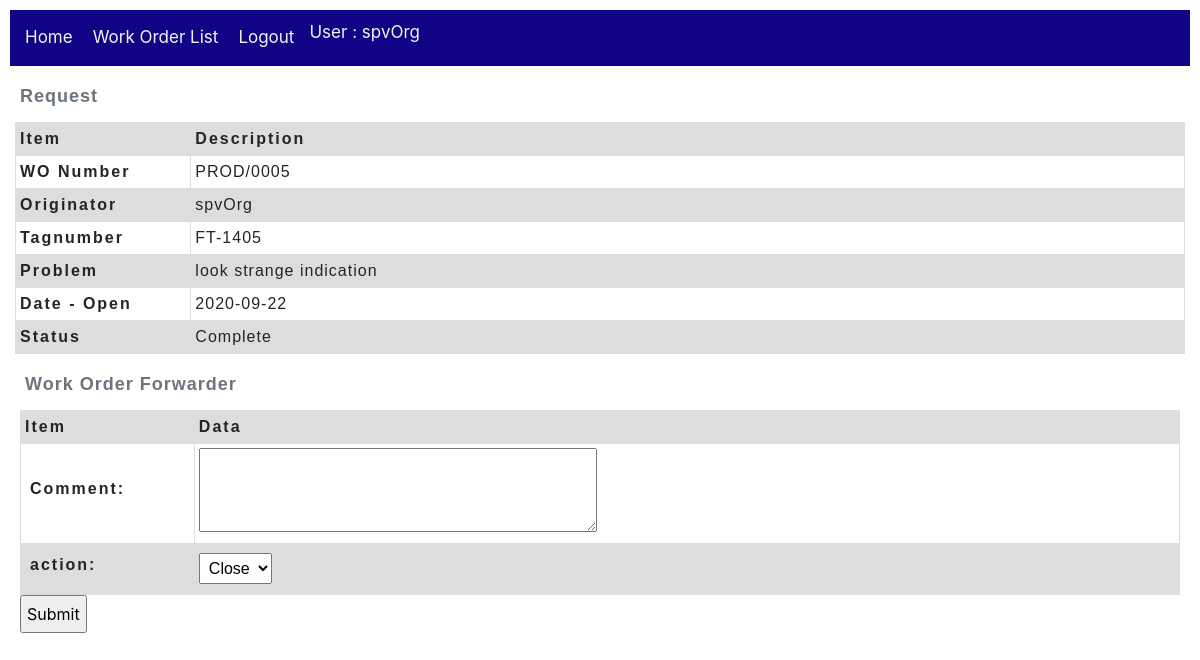
/workOrder/work_order/5/forward/ (signed in), run on an earlier commit of the app's database.
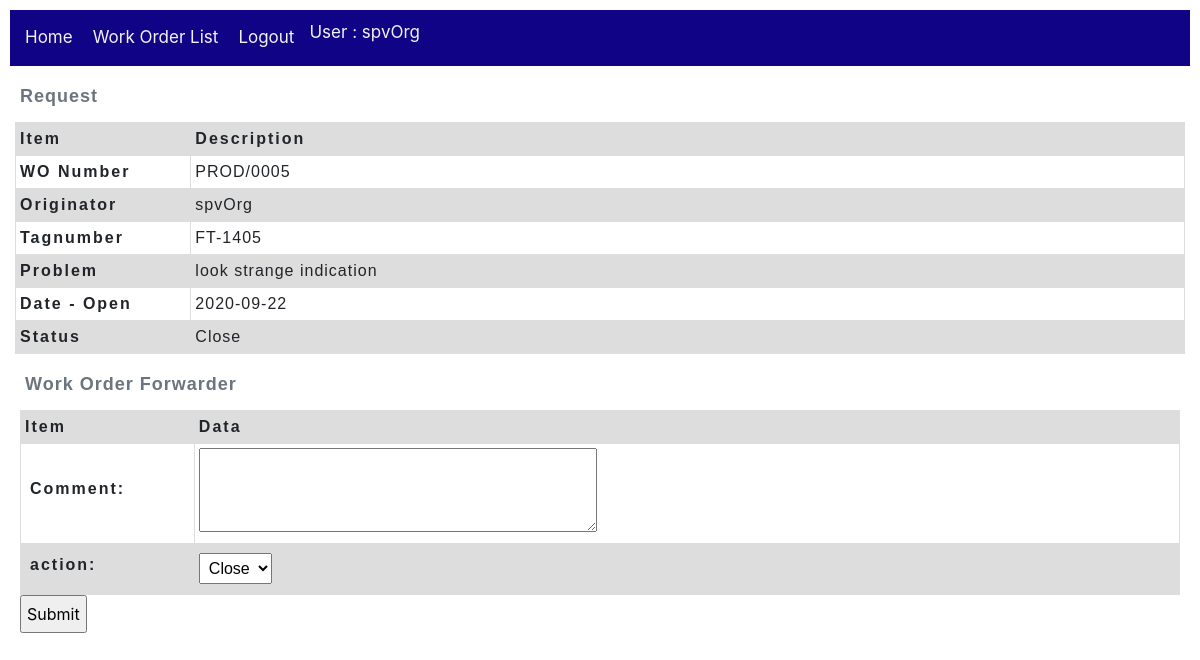
And on a later commit of the database.
### workOrder/models.py (models this page shows, shortened)
class Work_order(models.Model):
    wo_number = models.CharField(max_length=20, null=True)
    tagnumber = models.CharField(max_length=50, null=True, help_text='Enter tagnumber(eg. FT-1405)')
    problem = models.TextField(max_length=1000, null=True)
    originator = models.ForeignKey(User,
        on_delete=models.SET_NULL,
        null=True)
    dest_section = models.ForeignKey(Section,
        on_delete=models.SET_NULL,
        null=True)
    date_open = models.DateField()
    date_finish = models.DateField(null=True)
    status = models.ForeignKey(Action,
        on_delete=models.SET_NULL,
        null=True)
    priority = models.ForeignKey(Wo_priority,
        on_delete=models.SET_NULL,
        null=True)
    current_user_id = models.IntegerField(null=True)
    executor_user_id = models.IntegerField(null=True)
    class Meta:
        ordering = ['originator','status','wo_number']

### utility/models.py (models this page shows, shortened)
class Action(models.Model):
    name = models.CharField(max_length=20, null=True, help_text='Enter name of Action(eg. Open, Close, Reject...)')
    description = models.CharField(max_length=100, null=True, help_text='Enter description of Action')
    mode = models.ForeignKey('Mode', on_delete=models.SET_NULL, null=True)
    class Meta:
        ordering = ['name']

### workOrder/views.py (the view, shortened to what this page needs)
# urls.py: path('work_order/<int:pk>/forward/', views.Work_orderForward.as_view(), name='work_order-forward'),
class Work_orderForward(LoginRequiredMixin, CreateView):
    form_class = WoJournalForm
    model = Wo_journal
    template_name = 'workOrder/WoJournal_form.html'  # Specify your own template name/location
    def get_form_kwargs(self):
        kwargs = super(Work_orderForward, self).get_form_kwargs()
        kwargs.update({'user': self.request.user})
        return kwargs
    def get_initial(self):
        initial = super(Work_orderForward, self).get_initial()
        return initial
    def get_context_data(self, **kwargs):
        context = super(Work_orderForward,self).get_context_data(**kwargs)
        woOnProcess = Work_order.objects.get(id=self.kwargs.get("pk"))
        context['work_order'] = woOnProcess
        return context

### workOrder/forms.py (shortened to what this page needs)
class WoJournalForm(ModelForm):
   def __init__(self, *args, **kwargs):
      self.user = kwargs.pop('user')
      super(WoJournalForm, self).__init__(*args, **kwargs)
      actDict = {}
      for action in Profile.objects.get(user=self.user).actions.all():
         actDict[action.pk] = action.name
      actlist = list(actDict.items())
      actions = Profile.objects.get(user=self.user).actions.all()
      self.fields['action'].widget = Select(choices=actlist)
   class Meta:
      template_name = 'workOrder/WoJournal_form.html'  # Specify your own template name/location
      model = Wo_journal
      fields = ['comment',
                  'action']
      labels = {'comment': _('comment')}
      widgets = { 'comment': forms.Textarea(attrs={'rows':3})}
      labels = {'action': _('action')}

### workOrder/templates/workOrder/WoJournal_form.html (shortened to what this page needs)
{% extends "base_workOrder.html" %}
{% block content %}
  {% include 'Wo_request.html' %}
  <form action="" method="post">
    <table class="WoForm">
      <caption>Work Order Forwarder</caption>
      <thead>
        <tr>
          <th scope="col">Item</th>
          <th scope="col">Data</th>
        </tr>
      </thead>
      <tbody>
        {{ form.as_table }}
      </tbody>
    </table>
    <input type="submit" value="Submit">
  </form>
{% endblock %}

### workOrder/templates/Wo_request.html
{% block content %}
    <table class="WoHeader">
        <caption>Request</caption>
        <thead>
            <tr>
                <th scope="col">Item</th>
                <th scope="col">Description</th>
            </tr>
        </thead>
        <tbody>
            <tr>
                <th scope="row">WO Number</th>
                <td>{{ work_order.wo_number }}</td>
            </tr>
            <tr>
                <th scope="row">Originator</th>
                <td>{{ work_order.originator }}</td>
            </tr>
            <tr>
                <th scope="row">Tagnumber</th>
                <td>{{ work_order.tagnumber }}</td>
            </tr>
            <tr>
                <th scope="row">Problem</th>
                <td>{{ work_order.problem }}</td>
            </tr>
            <tr>
                <th scope="row">Date - Open</th>
                <td>{{ work_order.date_open }}</td>
            </tr>
            <tr>
                <th scope="row">Status</th>
                <td>{{ work_order.status.name }}</td>
            </tr>
        </tbody>
    </table>
{% endblock %}

What changed in the data, as far as the page shows it:
changed Work_order "PROD/0005": status.name "Complete" → "Close"
